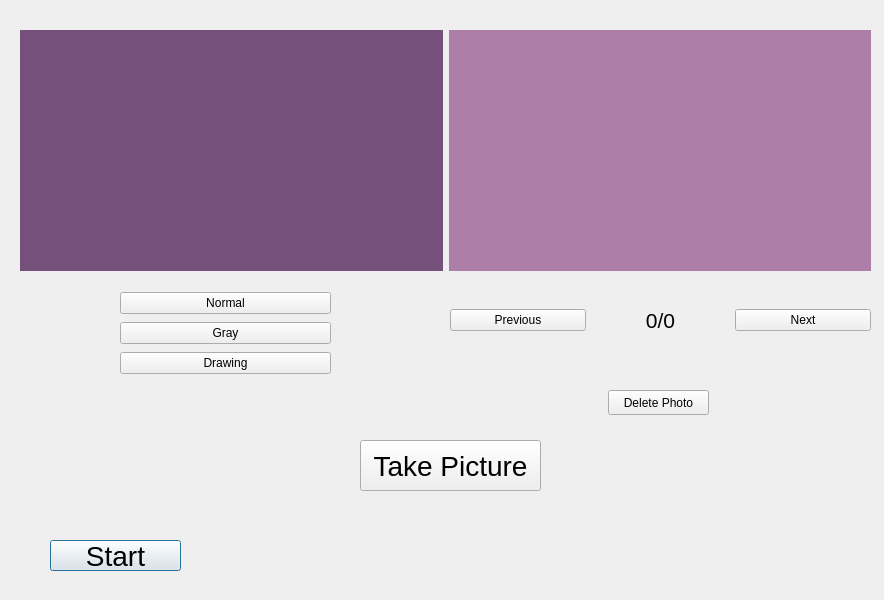
<?xml version="1.0" encoding="UTF-8"?>
<ui version="4.0">
 <class>Dialog</class>
 <widget class="QDialog" name="Dialog">
  <property name="geometry">
   <rect>
    <x>0</x>
    <y>0</y>
    <width>884</width>
    <height>600</height>
   </rect>
  </property>
  <property name="windowTitle">
   <string>Dialog</string>
  </property>
  <widget class="QPushButton" name="startButton">
   <property name="geometry">
    <rect>
     <x>50</x>
     <y>540</y>
     <width>131</width>
     <height>31</height>
    </rect>
   </property>
   <property name="font">
    <font>
     <pointsize>21</pointsize>
    </font>
   </property>
   <property name="text">
    <string>Start</string>
   </property>
  </widget>
  <widget class="QPushButton" name="pushButton">
   <property name="geometry">
    <rect>
     <x>360</x>
     <y>440</y>
     <width>181</width>
     <height>51</height>
    </rect>
   </property>
   <property name="font">
    <font>
     <pointsize>21</pointsize>
    </font>
   </property>
   <property name="text">
    <string>Take Picture</string>
   </property>
  </widget>
  <widget class="QWidget" name="horizontalLayoutWidget_2">
   <property name="geometry">
    <rect>
     <x>450</x>
     <y>280</y>
     <width>421</width>
     <height>80</height>
    </rect>
   </property>
   <layout class="QHBoxLayout" name="horizontalLayout_2">
    <item>
     <widget class="QPushButton" name="pushButton_2">
      <property name="text">
       <string>Previous</string>
      </property>
     </widget>
    </item>
    <item>
     <widget class="QLabel" name="index">
      <property name="sizePolicy">
       <sizepolicy hsizetype="Preferred" vsizetype="Preferred">
        <horstretch>0</horstretch>
        <verstretch>0</verstretch>
       </sizepolicy>
      </property>
      <property name="font">
       <font>
        <pointsize>16</pointsize>
       </font>
      </property>
      <property name="layoutDirection">
       <enum>Qt::LeftToRight</enum>
      </property>
      <property name="text">
       <string>0/0</string>
      </property>
      <property name="alignment">
       <set>Qt::AlignCenter</set>
      </property>
     </widget>
    </item>
    <item>
     <widget class="QPushButton" name="pushButton_3">
      <property name="text">
       <string>Next</string>
      </property>
     </widget>
    </item>
   </layout>
  </widget>
  <widget class="QWidget" name="horizontalLayoutWidget_3">
   <property name="geometry">
    <rect>
     <x>20</x>
     <y>30</y>
     <width>851</width>
     <height>241</height>
    </rect>
   </property>
   <layout class="QHBoxLayout" name="horizontalLayout_3">
    <item>
     <widget class="QLabel" name="imageLabel">
      <property name="minimumSize">
       <size>
        <width>400</width>
        <height>200</height>
       </size>
      </property>
      <property name="maximumSize">
       <size>
        <width>16777215</width>
        <height>16777215</height>
       </size>
      </property>
      <property name="autoFillBackground">
       <bool>false</bool>
      </property>
      <property name="styleSheet">
       <string notr="true">background-color: rgb(117, 80, 123);</string>
      </property>
      <property name="text">
       <string/>
      </property>
     </widget>
    </item>
    <item>
     <widget class="QLabel" name="picture">
      <property name="autoFillBackground">
       <bool>false</bool>
      </property>
      <property name="styleSheet">
       <string notr="true">background-color: rgb(173, 127, 168);</string>
      </property>
      <property name="text">
       <string/>
      </property>
     </widget>
    </item>
   </layout>
  </widget>
  <widget class="QWidget" name="verticalLayoutWidget">
   <property name="geometry">
    <rect>
     <x>120</x>
     <y>290</y>
     <width>211</width>
     <height>89</height>
    </rect>
   </property>
   <layout class="QVBoxLayout" name="verticalLayout">
    <item>
     <widget class="QPushButton" name="normButton">
      <property name="text">
       <string>Normal</string>
      </property>
     </widget>
    </item>
    <item>
     <widget class="QPushButton" name="grayButton">
      <property name="text">
       <string>Gray</string>
      </property>
     </widget>
    </item>
    <item>
     <widget class="QPushButton" name="drawButton">
      <property name="text">
       <string>Drawing</string>
      </property>
     </widget>
    </item>
   </layout>
  </widget>
  <widget class="QLabel" name="errorMsg">
   <property name="geometry">
    <rect>
     <x>670</x>
     <y>530</y>
     <width>171</width>
     <height>51</height>
    </rect>
   </property>
   <property name="text">
    <string/>
   </property>
  </widget>
  <widget class="QPushButton" name="deleteButton">
   <property name="geometry">
    <rect>
     <x>608</x>
     <y>390</y>
     <width>101</width>
     <height>25</height>
    </rect>
   </property>
   <property name="text">
    <string>Delete Photo</string>
   </property>
  </widget>
 </widget>
 <resources/>
 <connections/>
</ui>
